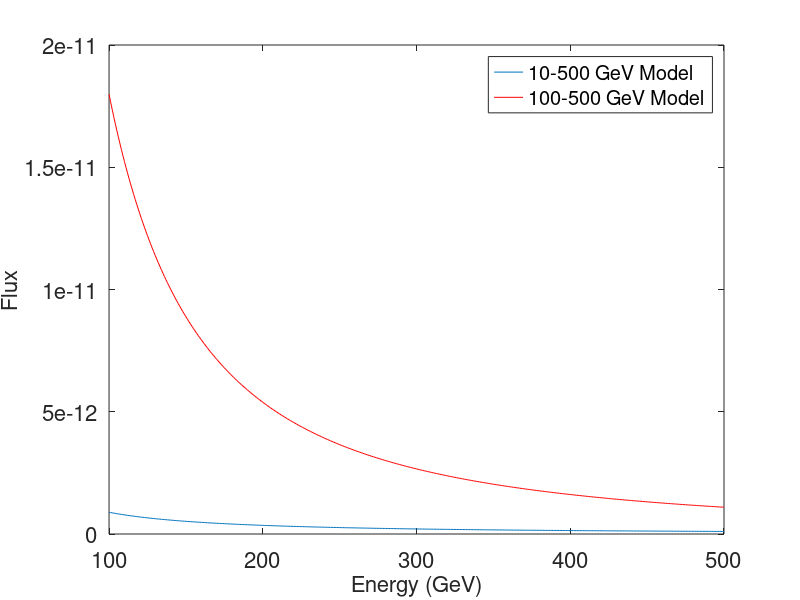

MATLAB code to generate this figure:

x=[100:500];
x1=[10:500];

Po=1.38134903838;
Io=1.7388;
So=6183.669922;

P=0.3710788542;
I=1.328206986;
S=6183.669377;

y=P*10.^-14*(x./S).^-(I);
yo=Po*10.^-14*(x./So).^-(Io);

plot(x,y)
hold on
plot(x,yo,'r')
legend('10-500 GeV Model','100-500 GeV Model')
set(gca,'FontSize',16);
xlabel('Energy (GeV)','FontSize',16);
ylabel('Flux','FontSize',16);
saveas(gca,'OldAndNewFlux','epsc2');

flux = @(e) P*10.^-14*(e./S).^-(I);
fluxo=@(e) Po*10.^-14*(e./So).^-(Io);

